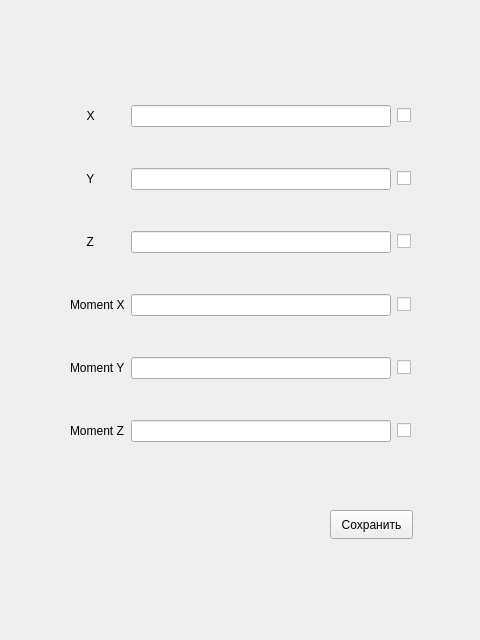
<?xml version="1.0" encoding="UTF-8"?>
<ui version="4.0">
 <class>restraints_form</class>
 <widget class="QWidget" name="restraints_form">
  <property name="geometry">
   <rect>
    <x>0</x>
    <y>0</y>
    <width>480</width>
    <height>640</height>
   </rect>
  </property>
  <property name="windowTitle">
   <string>Form</string>
  </property>
  <widget class="QPushButton" name="pushButton">
   <property name="geometry">
    <rect>
     <x>330</x>
     <y>510</y>
     <width>83</width>
     <height>29</height>
    </rect>
   </property>
   <property name="text">
    <string>Сохранить</string>
   </property>
  </widget>
  <widget class="QWidget" name="gridLayoutWidget">
   <property name="geometry">
    <rect>
     <x>70</x>
     <y>70</y>
     <width>341</width>
     <height>411</height>
    </rect>
   </property>
   <layout class="QGridLayout" name="gridLayout">
    <item row="3" column="2">
     <widget class="QCheckBox" name="checkBox_4">
      <property name="text">
       <string/>
      </property>
     </widget>
    </item>
    <item row="2" column="2">
     <widget class="QCheckBox" name="checkBox_3">
      <property name="text">
       <string/>
      </property>
     </widget>
    </item>
    <item row="0" column="1">
     <widget class="QLineEdit" name="lineEdit"/>
    </item>
    <item row="1" column="1">
     <widget class="QLineEdit" name="lineEdit_2"/>
    </item>
    <item row="1" column="2">
     <widget class="QCheckBox" name="checkBox_2">
      <property name="text">
       <string/>
      </property>
     </widget>
    </item>
    <item row="5" column="1">
     <widget class="QLineEdit" name="lineEdit_6"/>
    </item>
    <item row="4" column="1">
     <widget class="QLineEdit" name="lineEdit_5"/>
    </item>
    <item row="0" column="2">
     <widget class="QCheckBox" name="checkBox">
      <property name="text">
       <string/>
      </property>
     </widget>
    </item>
    <item row="4" column="2">
     <widget class="QCheckBox" name="checkBox_5">
      <property name="text">
       <string/>
      </property>
     </widget>
    </item>
    <item row="3" column="1">
     <widget class="QLineEdit" name="lineEdit_4"/>
    </item>
    <item row="2" column="1">
     <widget class="QLineEdit" name="lineEdit_3"/>
    </item>
    <item row="5" column="2">
     <widget class="QCheckBox" name="checkBox_6">
      <property name="text">
       <string/>
      </property>
     </widget>
    </item>
    <item row="0" column="0">
     <widget class="QLabel" name="label">
      <property name="text">
       <string>     X</string>
      </property>
     </widget>
    </item>
    <item row="1" column="0">
     <widget class="QLabel" name="label_2">
      <property name="text">
       <string>     Y</string>
      </property>
     </widget>
    </item>
    <item row="2" column="0">
     <widget class="QLabel" name="label_3">
      <property name="text">
       <string>     Z</string>
      </property>
     </widget>
    </item>
    <item row="3" column="0">
     <widget class="QLabel" name="label_4">
      <property name="text">
       <string>Moment X</string>
      </property>
     </widget>
    </item>
    <item row="4" column="0">
     <widget class="QLabel" name="label_5">
      <property name="text">
       <string>Moment Y</string>
      </property>
     </widget>
    </item>
    <item row="5" column="0">
     <widget class="QLabel" name="label_6">
      <property name="text">
       <string>Moment Z</string>
      </property>
     </widget>
    </item>
   </layout>
  </widget>
 </widget>
 <resources/>
 <connections/>
</ui>
